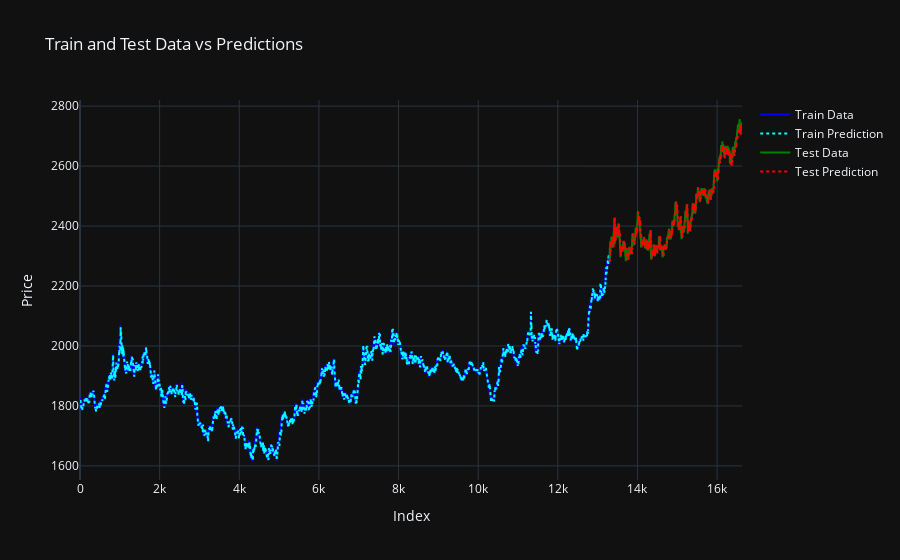

The notebook cell saved with this chart:
### Code cell
fig = go.Figure()

fig.add_trace(go.Scatter(
    x=list(range(len(y_train))),
    y=y_train.flatten(),
    mode='lines',
    name='Train Data',
    line=dict(color='blue')
))

fig.add_trace(go.Scatter(
    x=list(range(len(y_train))),
    y=y_train_pred.flatten(),
    mode='lines',
    name='Train Prediction',
    line=dict(color='cyan', dash='dot')
))

fig.add_trace(go.Scatter(
    x=list(range(len(y_train), len(y_train) + len(y_test))),
    y=y_test.flatten(),
    mode='lines',
    name='Test Data',
    line=dict(color='green')
))

fig.add_trace(go.Scatter(
    x=list(range(len(y_train), len(y_train) + len(y_test))),
    y=y_test_pred.flatten(),
    mode='lines',
    name='Test Prediction',
    line=dict(color='red', dash='dot')
))

fig.update_layout(
    title="Train and Test Data vs Predictions",
    xaxis_title="Index",
    yaxis_title="Price",
    xaxis_rangeslider_visible=False,
    template="plotly_dark"
)

fig.show()

### Figure 1 — Plotly figure (JSON) as saved in the notebook; plotly's stock layout.template omitted (floating-point values rounded to 4 significant figures; data arrays with more than 128 entries replaced by an {"elided": "..."} marker saying what was removed)
{"data": [{"line": {"color": "blue"}, "mode": "lines", "name": "Train Data", "type": "scatter", "x": {"elided": "13300 int values"}, "y": {"elided": "13300 float values"}}, {"line": {"color": "cyan", "dash": "dot"}, "mode": "lines", "name": "Train Prediction", "type": "scatter", "x": {"elided": "13300 int values"}, "y": {"elided": "13300 float values"}}, {"line": {"color": "green"}, "mode": "lines", "name": "Test Data", "type": "scatter", "x": {"elided": "3326 int values"}, "y": {"elided": "3326 float values"}}, {"line": {"color": "red", "dash": "dot"}, "mode": "lines", "name": "Test Prediction", "type": "scatter", "x": {"elided": "3326 int values"}, "y": {"elided": "3326 float values"}}], "layout": {"title": {"text": "Train and Test Data vs Predictions"}, "xaxis": {"rangeslider": {"visible": false}, "title": {"text": "Index"}}, "yaxis": {"title": {"text": "Price"}}}}
